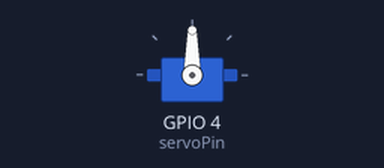
Simulated run of this sketch. Board: ESP32. Shown: servo.

Above: at 0.0 s.
At 1.0 s:
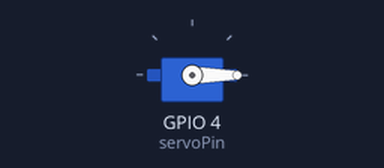
Timing chart, 0 to 3.5 s (numbered marks = the images above):
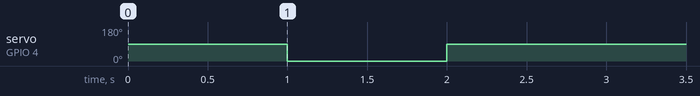

The sketch:

180_Servo_Angle_initialization.ino
```cpp
#include <Arduino.h>
#include <ESP32Servo.h>

Servo myservo;  // 创建伺服对象来控制伺服

int servoPin = 4; // 舵机引脚

void setup() {
  myservo.setPeriodHertz(50);           // 标准50赫兹伺服
  myservo.attach(servoPin, 500, 2500);  // 将servoPin上的伺服附加到伺服对象上

  myservo.write(90);  // 舵机的角度是90°.
  delay(1000);
  myservo.write(0);  // 舵机的角度是0°.
  delay(1000);
  myservo.write(90);  // 舵机的角度是90°.
  delay(1000);
}
void loop() {

}
```
